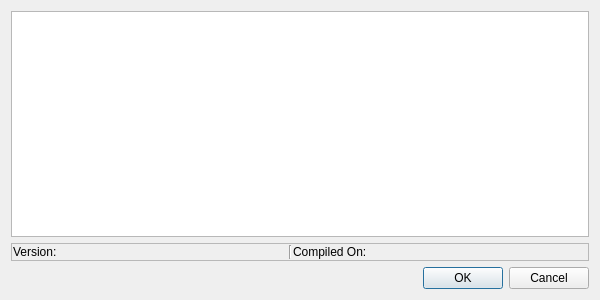
<?xml version="1.0" encoding="UTF-8"?>
<ui version="4.0">
 <class>Dialog</class>
 <widget class="QDialog" name="Dialog">
  <property name="windowModality">
   <enum>Qt::ApplicationModal</enum>
  </property>
  <property name="geometry">
   <rect>
    <x>0</x>
    <y>0</y>
    <width>600</width>
    <height>300</height>
   </rect>
  </property>
  <property name="windowTitle">
   <string>QSTLink2</string>
  </property>
  <property name="windowIcon">
   <iconset resource="../res/ressources.qrc">
    <normaloff>:/images/icon.ico</normaloff>:/images/icon.ico</iconset>
  </property>
  <property name="modal">
   <bool>true</bool>
  </property>
  <layout class="QVBoxLayout" name="verticalLayout">
   <item>
    <widget class="QTextBrowser" name="l_text">
     <property name="sizePolicy">
      <sizepolicy hsizetype="Expanding" vsizetype="Expanding">
       <horstretch>100</horstretch>
       <verstretch>100</verstretch>
      </sizepolicy>
     </property>
     <property name="font">
      <font>
       <family>Arial</family>
       <pointsize>9</pointsize>
      </font>
     </property>
     <property name="autoFillBackground">
      <bool>true</bool>
     </property>
     <property name="frameShadow">
      <enum>QFrame::Sunken</enum>
     </property>
     <property name="openExternalLinks">
      <bool>true</bool>
     </property>
     <property name="openLinks">
      <bool>true</bool>
     </property>
    </widget>
   </item>
   <item>
    <widget class="QFrame" name="horizontalFrame">
     <property name="frameShape">
      <enum>QFrame::StyledPanel</enum>
     </property>
     <layout class="QHBoxLayout" name="horizontalLayout_2">
      <property name="spacing">
       <number>1</number>
      </property>
      <property name="leftMargin">
       <number>1</number>
      </property>
      <property name="topMargin">
       <number>1</number>
      </property>
      <property name="rightMargin">
       <number>1</number>
      </property>
      <property name="bottomMargin">
       <number>1</number>
      </property>
      <item>
       <widget class="QLabel" name="lt_version">
        <property name="enabled">
         <bool>true</bool>
        </property>
        <property name="sizePolicy">
         <sizepolicy hsizetype="Preferred" vsizetype="Preferred">
          <horstretch>0</horstretch>
          <verstretch>0</verstretch>
         </sizepolicy>
        </property>
        <property name="maximumSize">
         <size>
          <width>60</width>
          <height>16777215</height>
         </size>
        </property>
        <property name="text">
         <string>Version: </string>
        </property>
       </widget>
      </item>
      <item>
       <widget class="QLabel" name="l_version">
        <property name="text">
         <string/>
        </property>
       </widget>
      </item>
      <item>
       <widget class="Line" name="line">
        <property name="orientation">
         <enum>Qt::Vertical</enum>
        </property>
       </widget>
      </item>
      <item>
       <widget class="QLabel" name="lt_cmpdate">
        <property name="maximumSize">
         <size>
          <width>80</width>
          <height>16777215</height>
         </size>
        </property>
        <property name="text">
         <string>Compiled On: </string>
        </property>
       </widget>
      </item>
      <item>
       <widget class="QLabel" name="l_cmpdate">
        <property name="text">
         <string/>
        </property>
       </widget>
      </item>
     </layout>
    </widget>
   </item>
   <item>
    <layout class="QHBoxLayout" name="horizontalLayout">
     <item>
      <spacer name="horizontalSpacer">
       <property name="orientation">
        <enum>Qt::Horizontal</enum>
       </property>
       <property name="sizeHint" stdset="0">
        <size>
         <width>40</width>
         <height>20</height>
        </size>
       </property>
      </spacer>
     </item>
     <item>
      <widget class="QDialogButtonBox" name="buttonBox">
       <property name="orientation">
        <enum>Qt::Horizontal</enum>
       </property>
       <property name="standardButtons">
        <set>QDialogButtonBox::Cancel|QDialogButtonBox::Ok</set>
       </property>
      </widget>
     </item>
    </layout>
   </item>
  </layout>
 </widget>
 <resources>
  <include location="../res/ressources.qrc"/>
 </resources>
 <connections>
  <connection>
   <sender>buttonBox</sender>
   <signal>accepted()</signal>
   <receiver>Dialog</receiver>
   <slot>accept()</slot>
   <hints>
    <hint type="sourcelabel">
     <x>248</x>
     <y>254</y>
    </hint>
    <hint type="destinationlabel">
     <x>157</x>
     <y>274</y>
    </hint>
   </hints>
  </connection>
  <connection>
   <sender>buttonBox</sender>
   <signal>rejected()</signal>
   <receiver>Dialog</receiver>
   <slot>reject()</slot>
   <hints>
    <hint type="sourcelabel">
     <x>316</x>
     <y>260</y>
    </hint>
    <hint type="destinationlabel">
     <x>286</x>
     <y>274</y>
    </hint>
   </hints>
  </connection>
 </connections>
</ui>
